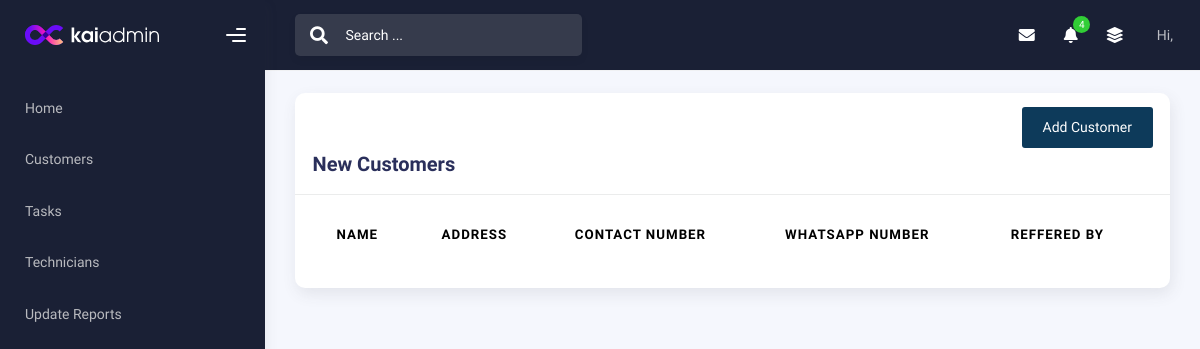
Before: /velvetekapp/new_customer with the older database file.
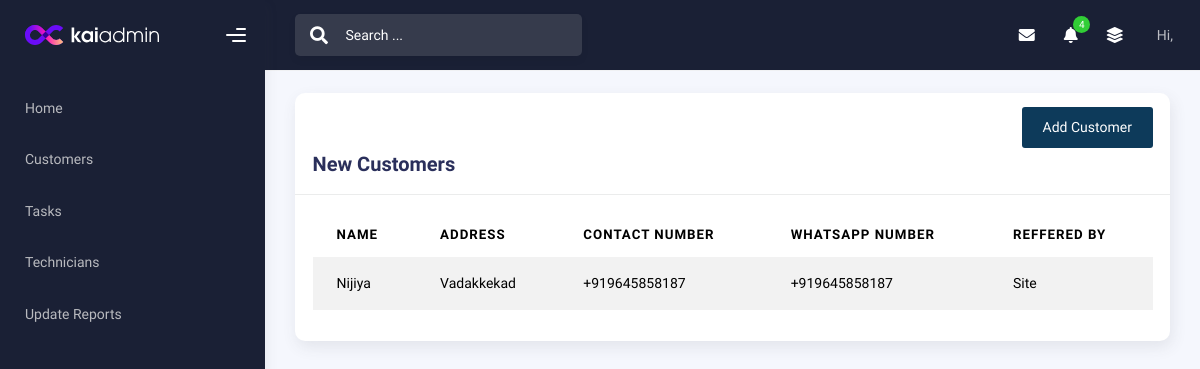
After: the same page with the newer database file.
### velvetekapp/models.py (models this page shows)
class Customer(models.Model):
    name=models.CharField(max_length=255)
    address = models.TextField()
    contact_number = models.CharField(max_length=15,unique=True)
    whatsapp_number = models.CharField(max_length=15)
    reffered_by =models.CharField(max_length=255,null=True)

### velvetekapp/views.py (the view)
# urls.py: path('new_customer',views.new_customer,name='new_customer')
def new_customer(request):
    dict_user={
        'customers':Customer.objects.all()
    }
    return render(request,'new_customer.html',dict_user)

### templates/new_customer.html (shortened to what this page needs)
{% extends 'admin_dashboard.html' %}
{% block content %}
<div class="container">
  <div class="page-inner">
    <div class="row">
      <div class="col-md-12">
        <div class="card">
          <div class="card-header">
            <div class="ms-md-auto py-2 py-md-0 text-end">
                <a href="{% url 'add_customer' %}" class="btn text-white" style="background-color: #0d3a5a;">Add Customer</a>
            </div>
            <h4 class="card-title">New Customers</h4>
          </div>
          <div class="card-body">
            <div class="table-responsive">
              <table
                id="basic-datatables"
                class="display table table-striped table-hover"
              >
                <thead>
                  <tr>
                    <th>Name</th>
                    <th>Address</th>
                    <th>Contact Number</th>
                    <th>WhatsApp Number</th>
                    <th>Reffered By</th>
                  </tr>
                  {% for d in customers %}
                </thead>
                <tbody>
                  <tr>
                    <td>{{d.name}}</td>
                    <td>{{d.address}}</td>
                    <td>{{d.contact_number}}</td>
                    <td>{{d.whatsapp_number}}</td>
                    <td>{{d.reffered_by}}</td>
                  </tr>
                  {% endfor %}
                </tbody>
              </table>
            </div>
          </div>
        </div>
      </div>
{% endblock %}

### templates/admin_dashboard.html (shortened to what this page needs)
<!DOCTYPE html>
{% load static %}
<html lang="en">
  <head>
    <link rel="stylesheet" href="{% static 'assets/css/bootstrap.min.css' %}" />
    <link rel="stylesheet" href="{% static 'assets/css/plugins.min.css' %}" />
    <link rel="stylesheet" href="{% static 'assets/css/kaiadmin.min.css' %}" />
    <link rel="stylesheet" href="{% static 'assets/css/demo.css' %}" />
  </head>
  <body>
    <div class="wrapper">
      <div class="sidebar" data-background-color="dark">
        <div class="sidebar-logo">
          <div class="logo-header" data-background-color="dark">
            <a href="index.html" class="logo">
              <img
                src="{% static 'assets/img/kaiadmin/logo_light.svg' %}"
                alt="navbar brand"
                class="navbar-brand"
                height="20"
              />
            </a>
            <div class="nav-toggle">
              <button class="btn btn-toggle toggle-sidebar">
                <i class="gg-menu-right"></i>
              </button>
            </div>
          </div>
        </div>
        <div class="sidebar-wrapper scrollbar scrollbar-inner">
          <div class="sidebar-content">
            <ul class="nav nav-secondary">
              <li class="nav-item">
                <p><a href=""> Home </a></p>
            </li>
              <li class="nav-item">
                  <p><a href="{% url 'new_customer' %}"> Customers </a></p>
              </li>
              <li class="nav-item">
                  <p><a href=""> Tasks </a></p>
              </li>
                <li class="nav-item">
                    <p><a href=""> Technicians </a></p>
                </li>
                <li class="nav-item">
                    <p><a href=""> Update Reports</a></p>
                </li>
            </ul>
          </div>
        </div>
      </div>
      <div class="main-panel">
        <div class="main-header">
          <nav
            class="navbar navbar-header navbar-header-transparent navbar-expand-lg border-bottom" data-background-color="dark"
          >
            <div class="container-fluid">
              <nav
                class="navbar navbar-header-left navbar-expand-lg navbar-form nav-search p-0 d-none d-lg-flex"
              >
                <div class="input-group">
                  <div class="input-group-prepend">
                    <button type="submit" class="btn btn-search pe-1">
                      <i class="fa fa-search search-icon"></i>
                    </button>
                  </div>
                  <input
                    type="text"
                    placeholder="Search ..."
                    class="form-control"
                  />
                </div>
              </nav>
              <ul class="navbar-nav topbar-nav ms-md-auto align-items-center">
                <li class="nav-item topbar-icon dropdown hidden-caret">
                  <a
                    class="nav-link dropdown-toggle"
                    href="#"
                    id="messageDropdown"
                    role="button"
                    data-bs-toggle="dropdown"
                    aria-haspopup="true"
                    aria-expanded="false"
                  >
                    <i class="fa fa-envelope"></i>
                  </a>
                </li>
                <li class="nav-item topbar-icon dropdown hidden-caret">
                  <a
                    class="nav-link dropdown-toggle"
                    href="#"
                    id="notifDropdown"
                    role="button"
                    data-bs-toggle="dropdown"
                    aria-haspopup="true"
                    aria-expanded="false"
                  >
                    <i class="fa fa-bell"></i>
                    <span class="notification">4</span>
                  </a>
                </li>
                <li class="nav-item topbar-icon dropdown hidden-caret">
                  <a
                    class="nav-link"
                    data-bs-toggle="dropdown"
                    href="#"
                    aria-expanded="false"
                  >
                    <i class="fas fa-layer-group"></i>
                  </a>
                </li>
                <li class="nav-item topbar-user dropdown hidden-caret">
                  <a
                    class="dropdown-toggle profile-pic"
                    data-bs-toggle="dropdown"
                    href="#"
                    aria-expanded="false"
                  >
                    <span class="profile-username">
                      <span class="op-7">Hi,{{user.username}}</span>
                    </span>
                  </a>
                </li>
              </ul>
            </div>
          </nav>
          </div>
          {% block content %}{% endblock %}
    </div>
  </body>
</html>

### templates/admin_dashboard.html (style rules this page uses)
li.nav-item a { text-decoration: none; color: black; transition: color 0.3s, background-color 0.3s; }

Changed rows visible on the page:
added Customer: name "Nijiya", address "Vadakkekad", contact_number "+919645858187", whatsapp_number "+919645858187", reffered_by "Site"
